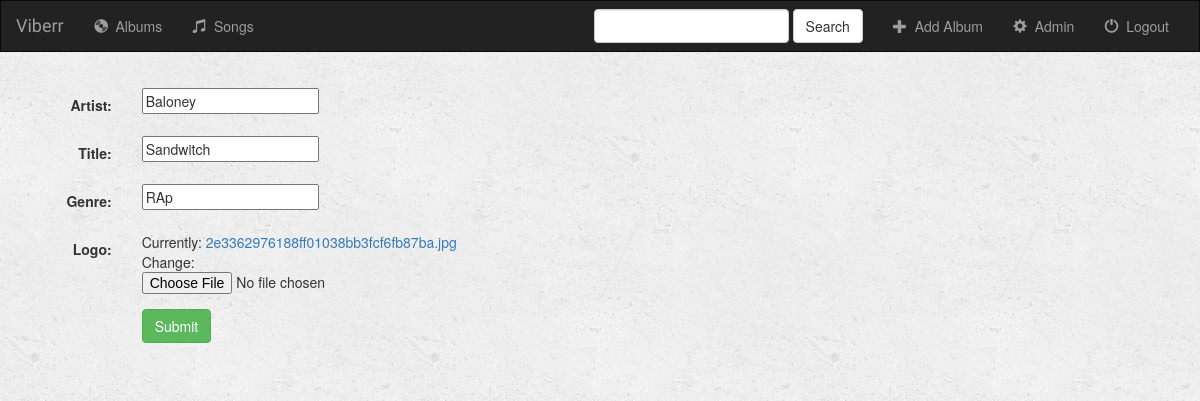
/music/album/1/, run on an earlier commit of the app's database.
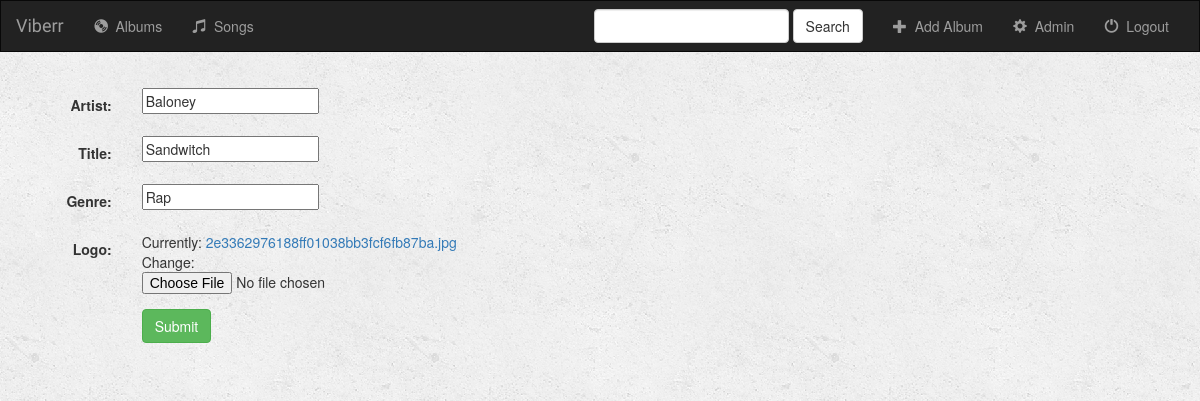
And on a later commit of the database.
### music/models.py (models this page shows, shortened)
class Album(models.Model):
    artist = models.CharField(max_length=256)
    title = models.CharField(max_length=256)
    genre = models.CharField(max_length=256)
    logo = models.FileField()

### music/views.py (the view)
# urls.py: url(r'album/(?P<pk>[0-9]+)/$', views.AlbumUpdate.as_view(), name='album-update'),
class AlbumUpdate(UpdateView):
    model = Album
    fields = ['artist', 'title', 'genre', 'logo']

### music/templates/music/album_form.html (shortened to what this page needs)
{% extends 'music/base.html' %}
{% block body %}
    <div class="container-fluid">
        <div class="row">
            <div class="col-sm-12 col-md-7">
                <div class="panel-body">
                    <form class="form-horizontal" action="" method="post" enctype="multipart/form-data">
                        {% include 'music/form_templates.html' %}
                        <div class="form-group">
                            <div class="col-sm-offset-2 col-sm-10">
                                <button type="submit" class="btn btn-success">Submit</button>
                            </div>
                        </div>
                    </form>
                </div>
            </div>
        </div>
    </div>
{% endblock %}

### music/templates/music/form_templates.html (shortened to what this page needs)
{% for field in form %}
    <div class="form-group">
        <div class="col-sm-offset-2 col-sm-10">
        </div>
        <label class="control-label col-sm-2">
            {{ field.label_tag }}
        </label>
        <div class="col-sm-10">{{ field }}</div>
    </div>
{% endfor %}

What changed in the data, as far as the page shows it:
changed Album "Baloney": genre "RAp" → "Rap"
